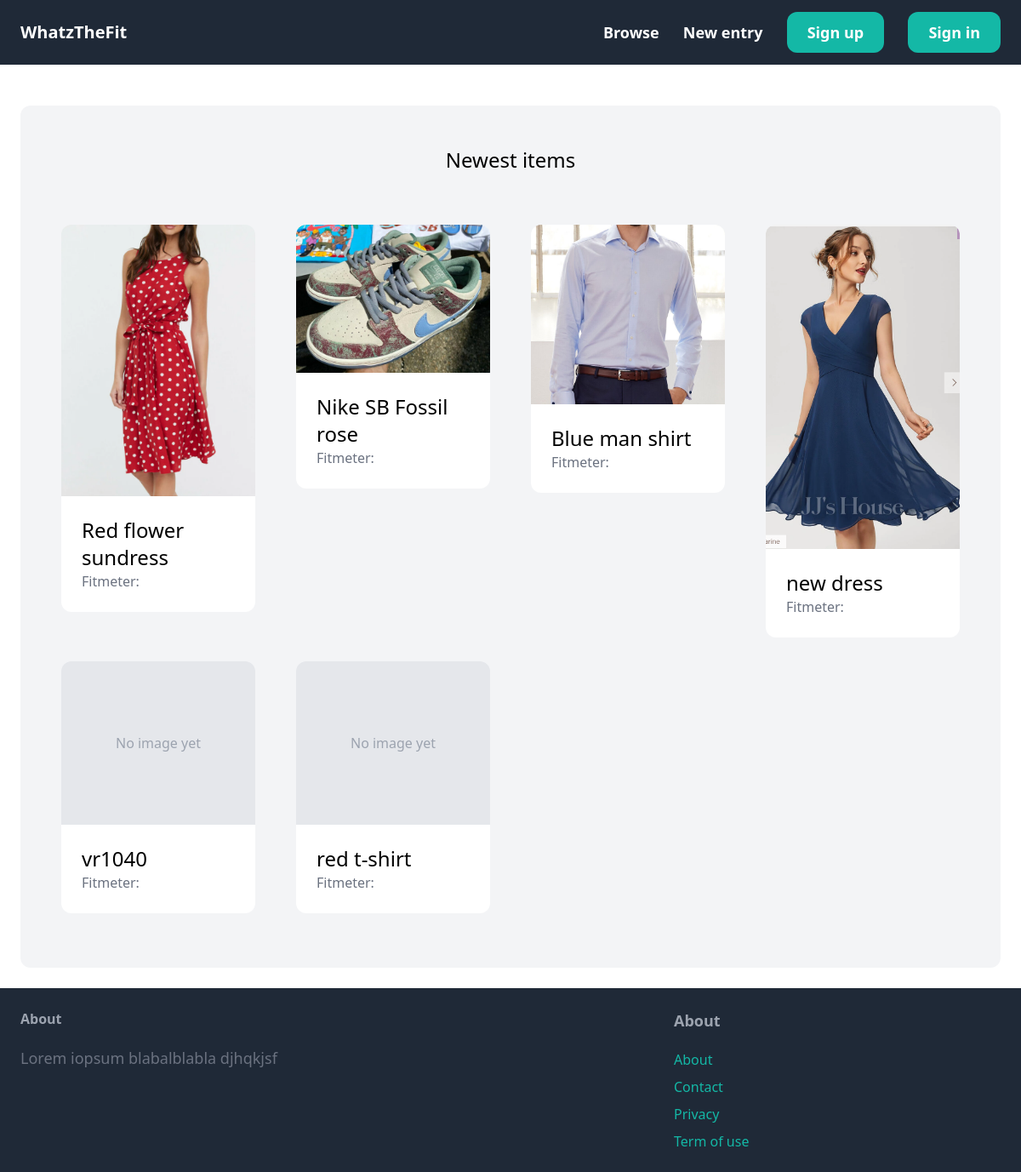
The page / on the database its author committed.
### items/models.py (models this page shows, shortened)
class Item(models.Model):
    name = models.CharField(max_length=300)
    details = models.TextField(blank=True, null=True)
    created_by = models.ForeignKey(User, related_name="user_items", on_delete=models.SET_NULL, null=True)
    created_at = models.DateTimeField(auto_now_add=True)
    category = models.ForeignKey(Category, related_name="category_items", on_delete=models.CASCADE)
    brand = models.ForeignKey(Brand, related_name = "items", on_delete=models.CASCADE)
    image = models.ImageField(upload_to="items_images", blank=True, null=True)
    body = models.ForeignKey(Body, related_name="body_items", on_delete=models.CASCADE, null=True)

### core/views.py (the view)
# urls.py: path("", views.welcome, name="welcome"),
def welcome(request):
    items = Item.objects.all().order_by("created_at")[0:6]
    brands = Brand.objects.all()
    categories = Category.objects.all()
    return render(request, "core/welcome.html", {
        "items":items,
        "brands": brands,
        "categories":categories,
    })

### core/templates/core/welcome.html (shortened to what this page needs)
{% extends "core/base.html" %}
{% block content %}
    <div class="mt-6 px-6 py-12 bg-gray-100 rounded-xl">
        <h2 class="mb-12 text-2xl text-center">Newest items</h2>
        <div class="flex flex-wrap">
            {% for item in items  %}
                <div class="mt-3 px-6 w-full sm:w-1/2 md:w-1/3 lg:w-1/4 xl:w-1/6 mb-4">
                    <a href="{% url 'items:detail' item.id %}">
                        <div>
                            {% if item.image %}
                                <img src="{{item.image.url}}" class="mx-auto rounded-t-xl">
                            {% else %}
                                 <div class="bg-gray-200 w-full h-48 flex  items-center justify-center rounded-t-xl">
                                    <span class="text-gray-400">No image yet</span>
                                </div>
                            {% endif %}
                        </div>
                        <div class="p-6 bg-white rounded-b-xl">
                            <h2 class="text-2xl">{{item.name}}</h2>
                            <p class="text-gray-500">Fitmeter: </p>
                        </div>
                    </a>
                </div>
            {% endfor %}
        </div>
    </div>
{% endblock content %}

### core/templates/core/base.html (shortened to what this page needs)
<!DOCTYPE html>
<html>
    <head>
        <script src="https://cdn.tailwindcss.com"></script>
        <link rel="stylesheet" href="">
    </head>
    <body>
        <nav class="py-6 px-6 bg-gray-800 flex justify-between items-center boder-b border-gray-200">
            <a href="/" class="text-xl text-white font-semibold">WhatzTheFit</a>
            <div class="space-x-6">
                <a href="/" class="text-white text-lg font-semibold hover:text-gray-500">Browse</a>
                {% if request.user.is_authenticated %}
                    <a href="{% url 'items:new' %}" class="text-white text-lg font-semibold hover:text-gray-500 ">New entry</a>
                    <a href="{% url 'core:account' %}" class="px-6 py-3 text-lg bg-teal-500 text-white font-semibold rounded-xl hover:bg-gray-500 md:text-base lg:text-lg xl:text-xl 2xl:text-2xl truncate">{{request.user.username}}</a>
                    <a href="{% url 'core:logout' %}" class="px-6 py-3 text-lg bg-teal-500 text-white font-semibold rounded-xl hover:bg-gray-500 md:text-base lg:text-lg xl:text-xl 2xl:text-2xl truncate">Log out</a>
                {% else %}
                <a href="{% url 'core:login' %}" class="text-white text-lg font-semibold hover:text-gray-500">New entry</a>
                <a href="{% url 'core:signup' %}" class="px-6 py-3 text-lg bg-teal-500 text-white font-semibold rounded-xl hover:bg-gray-500">Sign up</a>
                <a href="{% url 'core:login' %}" class="px-6 py-3 text-lg bg-teal-500 text-white font-semibold rounded-xl hover:bg-gray-500">Sign in</a>
                {% endif %}
            </div>
        </nav>
        <div class="px-6 py-6">
           {% block content %}
           {% endblock content %}
        </div>
        <footer class="py-6 px-6 flex justify-between bg-gray-800">
            <div class="w-2/3 pr-10">
                <h3 class="mb-5 font-semibold text-gray-400">About</h3>
                <p class="text-lg text-gray-500">Lorem iopsum blabalblabla djhqkjsf</p>
            </div>
            <div class="w-1/3">
                <h3 class="mb-5 text-lg font-bold text-gray-400">About</h3>
                <ul class="space-y-2">
                    <li><a href="/" class=" text-teal-500 hover:text-teal-700">About</a></li>
                    <li><a href="/" class=" text-teal-500 hover:text-teal-700">Contact</a></li>
                    <li><a href="/" class=" text-teal-500 hover:text-teal-700">Privacy</a></li>
                    <li><a href="/" class=" text-teal-500 hover:text-teal-700">Term of use</a></li>
                </ul>
            </div>
        </footer>
    </body>
</html>

### rows shown on the page
Item: image (picture), name "Red flower sundress"
Item: image (picture), name "Nike SB Fossil rose"
Item: image (picture), name "Blue man shirt"
Item: image (picture), name "new dress"
Item: image "No image yet", name "vr1040"
Item: image "No image yet", name "red t-shirt"
